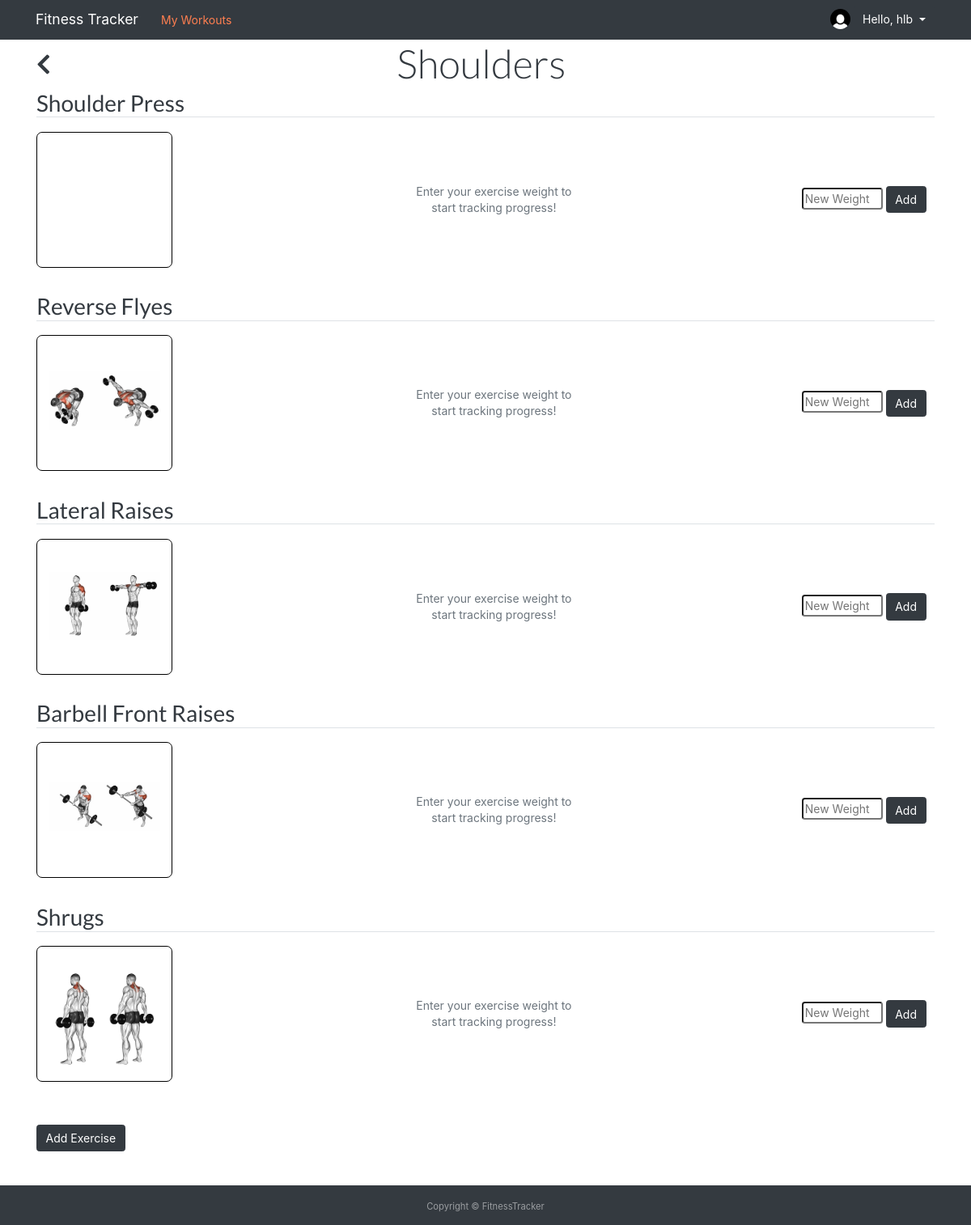
Before: /workout/2/ (signed in) with the older database file.
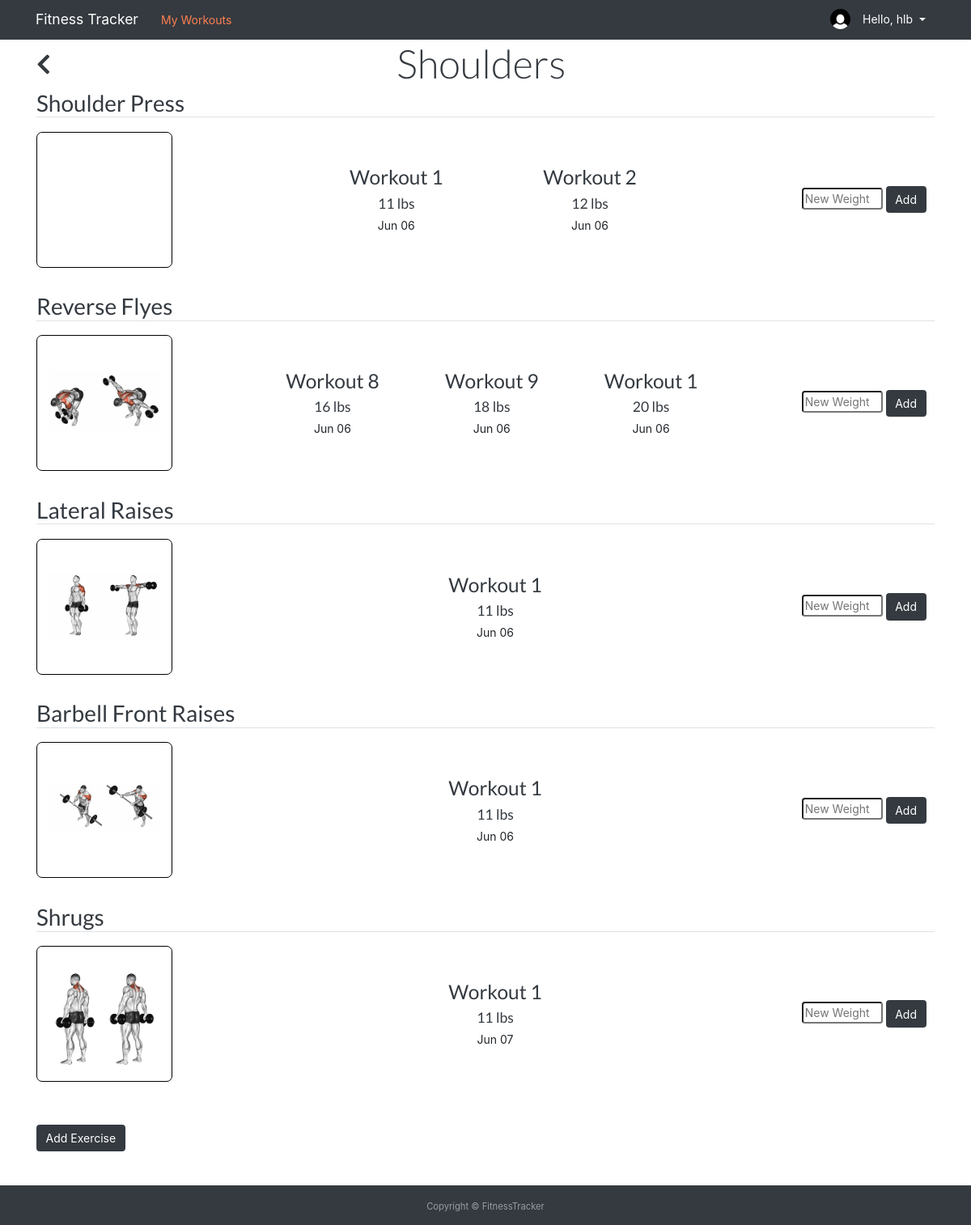
After: the same page with the newer database file.
### workouts/models.py (models this page shows, shortened)
class Exercise(models.Model):
    workout = models.ForeignKey(Workout, on_delete=models.CASCADE, related_name='workout')
    exercise_name = models.CharField(max_length=100)
    image = models.ImageField(default='exercise.jpg', upload_to='exercise_pics')
    def __str__(self):
        return self.exercise_name
    @property
    def weight(self):
        return self.exercise.all()

class Weight(models.Model):
    exercise = models.ForeignKey(Exercise, on_delete=models.CASCADE, related_name='exercise')
    weight = models.DecimalField(decimal_places=0, max_digits=10000)
    date_posted = models.DateTimeField(default=timezone.now)
    code = models.IntegerField('Code', default=0)
    class Meta:
        unique_together = ('exercise', 'code')

### workouts/views.py (the view, shortened to what this page needs)
# urls.py: path('workout/<int:workout_id>/', views.workout, name='workouts_workout'),
@login_required
def workout(request, workout_id):
    workouts_all = WorkoutData.objects.all()
    exercise_all = ExerciseData.objects.all()
    workout_main = Workout.objects.get(id=workout_id)
    form = WeightForm()
    form = ExerciseForm()
    context = {
        'workout': workout_main,
        'exercises': exercise_all,
        'workouts_all': workouts_all,
        'exercises': exercise_all,
    }
    return render(request, 'workouts/workout.html', context)

### workouts/models.py (called while the page is built)
    def __str__(self):
        return self.name

    def __str__(self):
        return self.workout_name

    @property
    def exercise(self):
        return self.workout.all()

### workouts/templates/workouts/workout.html (shortened to what this page needs)
{% extends 'workouts/base.html' %}
{% block content %}
<div class="workout-titlebox">
    <a class="text-decoration-none" href="{% url 'workouts_home' %}"><h2 class="big-link"><i class="fas fa-chevron-left"></i></h2></a>
    <div class="workout-title">
        <h1 class="display-4">{{ workout.workout_name }}</h1>
    </div>
</div>
    {% for exercise in workout.exercise %}
        <div id="replace-section{{ exercise.id }}">
            <a href="{% url 'workouts_exercise' exercise.id %}"><h2 id="{{ exercise.exercise_name }}" class="big-link">{{ exercise.exercise_name }}</h2></a>
            <table class="table">
                <tr>
                    <td class="pl-0">
                        <a href="{% url 'workouts_exercise' exercise.id %}">
                            <div class="workout-box">
                                <br>
                                <img class="workout-image ml-0" src="/media/exercise_pics/{{ exercise }}.jpg" alt="">
                            </div>
                        </a>
                    </td>
                    {% if exercise.weight %}
                    {% for weight in exercise.weight|dictsortreversed:"date_posted"|slice:"3" reversed %}
                    <td class="table-data text-center">
                        <h3>Workout {{ weight.code }}</h3>
                        <h5>{{ weight.weight }} lbs</h5>
                        <p>{{ weight.date_posted|date:'M d' }}</p>
                    </td>
                    {% endfor %}
                    {% else %}
                    <td>
                        <p class="text-muted text-center">Enter your exercise weight to<br> start tracking progress!</p>
                    </td>
                    {% endif %}
                    <td class="table-button">
                        <form class="weight-form" action="/weight/add/{{ exercise.id }}" data-weightId="{{ exercise.id }}" method="POST">
                            <input class="input-form rounded" id="weight" type="text" name="weight" placeholder="New Weight">
                            <button type="submit" class="btn btn-dark" name="btnform1">Add</button>
                        </form>
                    </td>
                    <br>
                </tr>
            </table>
        </div>
    {% endfor %}
    <br>
    <button type="button" class="btn btn-dark mb-5" data-toggle="modal" data-target="#{{ workout }}Modal">
        Add Exercise
    </button>
    <br>
{% endblock content %}

Changed rows visible on the page:
changed Exercise "Shoulder Press": gains Weight (code "1", weight "11", date_posted "Jun 06"); gains Weight (code "2", weight "12", date_posted "Jun 06"); no longer shows "Enter your exercise weight to start tracking progress!"
changed Exercise "Reverse Flyes": gains Weight (code "8", weight "16", date_posted "Jun 06"); gains Weight (code "9", weight "18", date_posted "Jun 06"); gains Weight (code "1", weight "20", date_posted "Jun 06"); no longer shows "Enter your exercise weight to start tracking progress!"
changed Exercise "Lateral Raises": gains Weight (code "1", weight "11", date_posted "Jun 06"); no longer shows "Enter your exercise weight to start tracking progress!"
changed Exercise "Barbell Front Raises": gains Weight (code "1", weight "11", date_posted "Jun 06"); no longer shows "Enter your exercise weight to start tracking progress!"
changed Exercise "Shrugs": gains Weight (code "1", weight "11", date_posted "Jun 07"); no longer shows "Enter your exercise weight to start tracking progress!"
